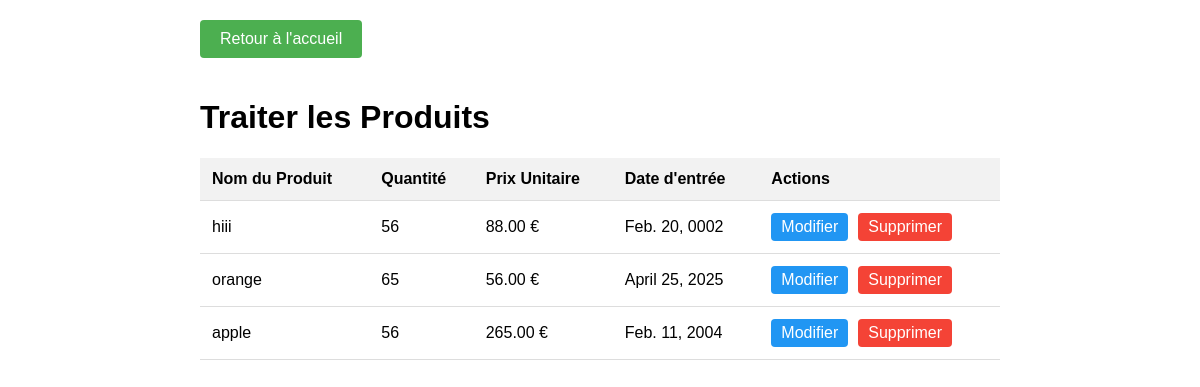
/trait/, run on the app's committed database.
### geststock/models.py (models this page shows, shortened)
class Product(models.Model):
    nom_produit = models.CharField(max_length=100)
    quantite = models.IntegerField()
    prix_unitaire = models.DecimalField(max_digits=10, decimal_places=2)
    date_entree = models.DateField()
    date_creation = models.DateTimeField(auto_now_add=True)

### geststock/views.py (the view)
# urls.py: path('trait/', views.trait_view, name='trait'),
def trait_view(request):
    produits = Product.objects.all().order_by('-date_creation')
    return render(request, 'trait.html', {'produits': produits})

### template/trait.html (shortened to what this page needs)
<!DOCTYPE html>
<html lang="fr">
<head>
</head>
<body>
    <a href="{% url 'index' %}" class="nav-link">Retour à l'accueil</a>
    <h1>Traiter les Produits</h1>
    <table>
        <thead>
            <tr>
                <th>Nom du Produit</th>
                <th>Quantité</th>
                <th>Prix Unitaire</th>
                <th>Date d'entrée</th>
                <th>Actions</th>
            </tr>
        </thead>
        <tbody>
            {% if produits %}
                {% for produit in produits %}
                    <tr>
                        <td>{{ produit.nom_produit }}</td>
                        <td>{{ produit.quantite }}</td>
                        <td>{{ produit.prix_unitaire }} €</td>
                        <td>{{ produit.date_entree }}</td>
                        <td>
                            <div class="action-buttons">
                                <a href="#" class="action-button edit">Modifier</a>
                                <a href="#" class="action-button delete">Supprimer</a>
                            </div>
                        </td>
                    </tr>
                {% endfor %}
            {% else %}
                <tr>
                    <td colspan="5" style="text-align: center;">Aucun produit à afficher</td>
                </tr>
            {% endif %}
        </tbody>
    </table>
</body>
</html>

### template/trait.html (style rules this page uses)
body { font-family: Arial, sans-serif; max-width: 800px; margin: 0 auto; padding: 20px; }
.nav-link { display: inline-block; padding: 10px 20px; background-color: #4CAF50; color: white; text-decoration: none; border-radius: 4px; margin-bottom: 20px; }
table { width: 100%; border-collapse: collapse; margin-top: 20px; }
th, td { padding: 12px; text-align: left; border-bottom: 1px solid #ddd; }
th { background-color: #f2f2f2; }
.action-buttons { display: flex; gap: 10px; }
.action-button { padding: 5px 10px; border: none; border-radius: 4px; cursor: pointer; text-decoration: none; color: white; }
.edit { background-color: #2196F3; }
.delete { background-color: #f44336; }

### data on the page
Product: nom_produit "hiii", quantite "56", prix_unitaire "88.00", date_entree "Feb. 20, 0002"
Product: nom_produit "orange", quantite "65", prix_unitaire "56.00", date_entree "April 25, 2025"
Product: nom_produit "apple", quantite "56", prix_unitaire "265.00", date_entree "Feb. 11, 2004"
